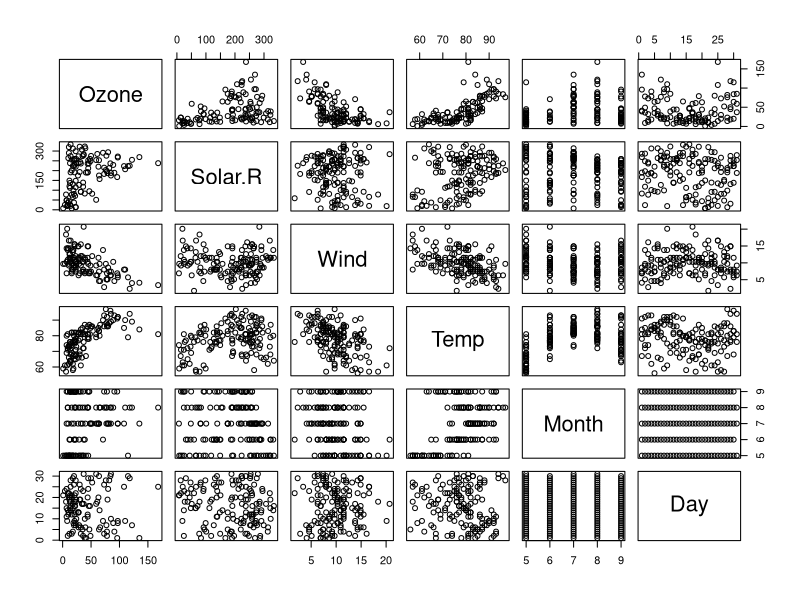
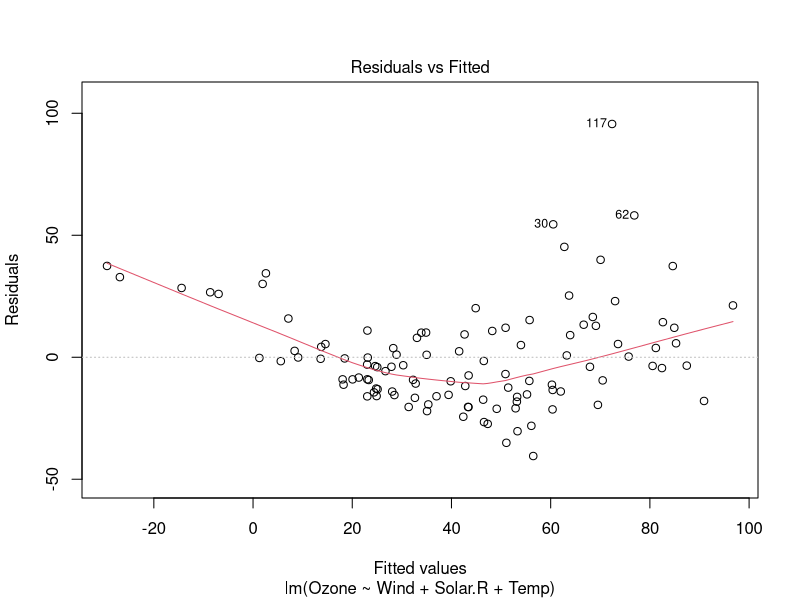
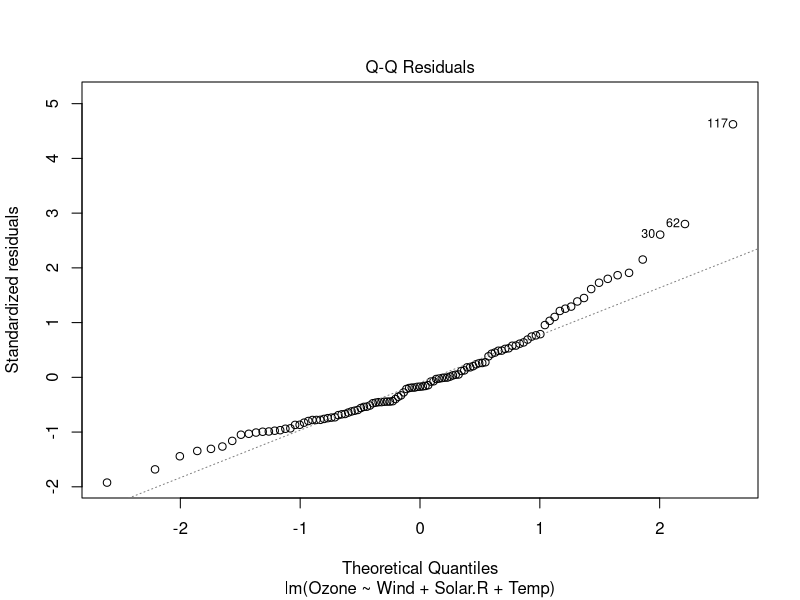
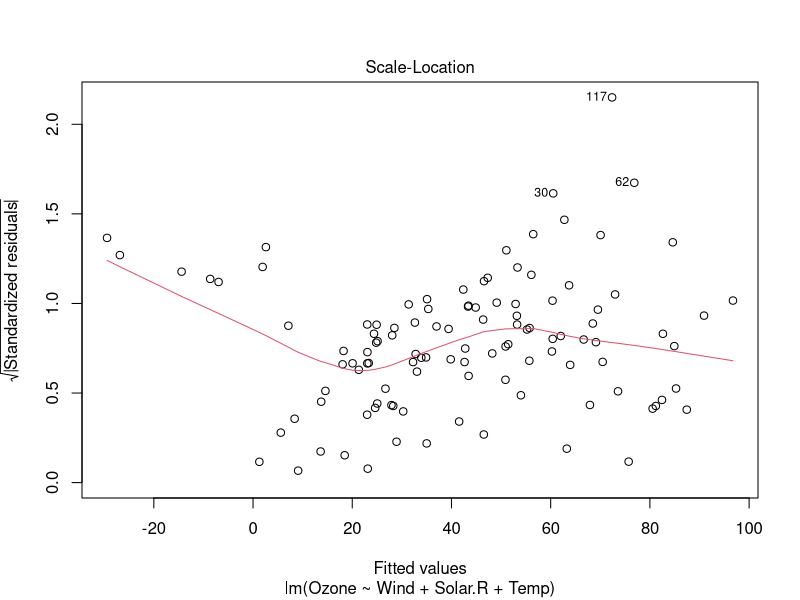
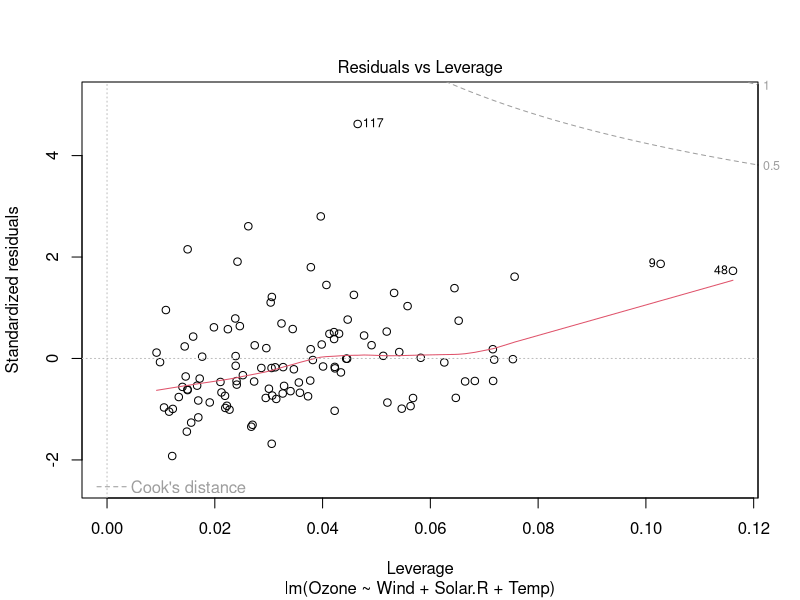
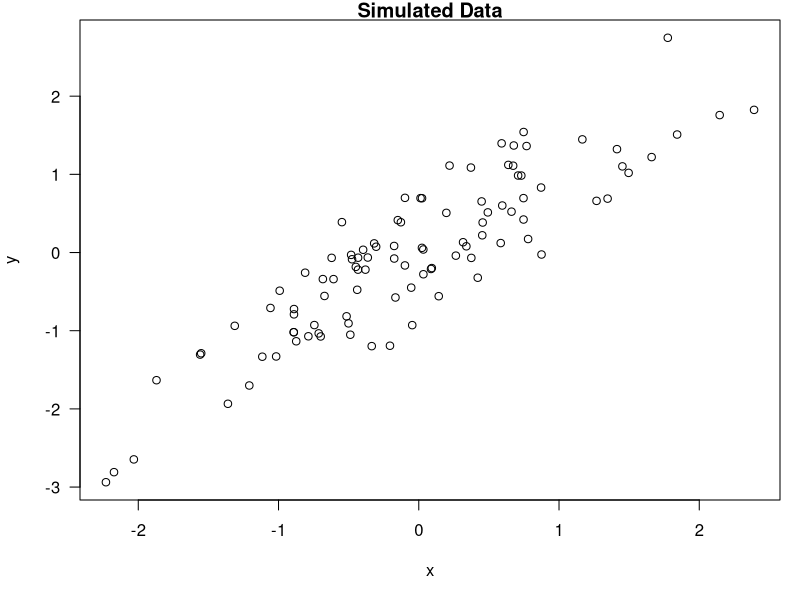

The R script that drew these images, in order:
## ---- chunk 1
library(knitr)
opts_chunk$set(echo = FALSE, results = "hide")
## ---- chunk 2
time <- format(Sys.time(), "%A, %d %B %Y, %X", usetz = TRUE)
## ---- chunk 3
library(datasets)
## ---- chunk 4
data(airquality)
summary(airquality)
## ---- chunk 5
plot(airquality)
## ---- chunk 6
library(stats)

fit <- lm(Ozone ~ Wind + Solar.R + Temp, data = airquality)
summary(fit)
## ---- chunk 7
library(xtable)

xt <- xtable(summary(fit))
print(xt, type = "html")
## ---- chunk 8
plot(fit)
## ---- chunk 9
x <- rnorm(100); y <- x + rnorm(100, sd = 0.5)
## ---- chunk 10
par(mar = c(5, 4, 1, 1), las = 1)
plot(x, y, main = "Simulated Data")
